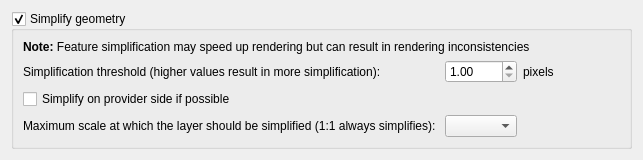
             <widget class="QWidget" name="scrollAreaWidgetContents_19">
              <property name="geometry">
               <rect>
                <x>0</x>
                <y>0</y>
                <width>643</width>
                <height>144</height>
               </rect>
              </property>
              <layout class="QVBoxLayout" name="verticalLayout_32">
               <item>
                <widget class="QGroupBox" name="mSimplifyDrawingGroupBox">
                 <property name="title">
                  <string>Simplify geometry</string>
                 </property>
                 <property name="checkable">
                  <bool>true</bool>
                 </property>
                 <layout class="QGridLayout" name="_12">
                  <item row="0" column="1" colspan="4">
                   <widget class="QLabel" name="label_59">
                    <property name="text">
                     <string>&lt;b&gt;Note:&lt;/b&gt; Feature simplification may speed up rendering but can result in rendering inconsistencies</string>
                    </property>
                   </widget>
                  </item>
                  <item row="1" column="1">
                   <widget class="QLabel" name="label_56">
                    <property name="text">
                     <string>Simplification threshold (higher values result in more simplification): </string>
                    </property>
                    <property name="margin">
                     <number>2</number>
                    </property>
                   </widget>
                  </item>
                  <item row="1" column="2">
                   <widget class="QDoubleSpinBox" name="mSimplifyDrawingSpinBox">
                    <property name="toolTip">
                     <string>Higher values result in more simplification</string>
                    </property>
                    <property name="decimals">
                     <number>2</number>
                    </property>
                    <property name="minimum">
                     <double>1.000000000000000</double>
                    </property>
                    <property name="maximum">
                     <double>5.000000000000000</double>
                    </property>
                    <property name="singleStep">
                     <double>0.200000000000000</double>
                    </property>
                    <property name="value">
                     <double>1.000000000000000</double>
                    </property>
                   </widget>
                  </item>
                  <item row="1" column="3">
                   <widget class="QLabel" name="mSimplifyDrawingPx">
                    <property name="text">
                     <string>pixels</string>
                    </property>
                    <property name="margin">
                     <number>2</number>
                    </property>
                   </widget>
                  </item>
                  <item row="1" column="4">
                   <spacer name="horizontalSpacer_40">
                    <property name="orientation">
                     <enum>Qt::Horizontal</enum>
                    </property>
                    <property name="sizeHint" stdset="0">
                     <size>
                      <width>20</width>
                      <height>20</height>
                     </size>
                    </property>
                   </spacer>
                  </item>
                  <item row="2" column="1" colspan="4">
                   <widget class="QCheckBox" name="mSimplifyDrawingAtProvider">
                    <property name="text">
                     <string>Simplify on provider side if possible</string>
                    </property>
                   </widget>
                  </item>
                  <item row="3" column="1">
                   <widget class="QLabel" name="mSimplifyMaxScaleLabel">
                    <property name="text">
                     <string>Maximum scale at which the layer should be simplified (1:1 always simplifies): </string>
                    </property>
                    <property name="margin">
                     <number>2</number>
                    </property>
                   </widget>
                  </item>
                  <item row="3" column="2">
                   <widget class="QgsScaleComboBox" name="mSimplifyMaximumScaleComboBox">
                    <property name="sizePolicy">
                     <sizepolicy hsizetype="Expanding" vsizetype="Fixed">
                      <horstretch>0</horstretch>
                      <verstretch>0</verstretch>
                     </sizepolicy>
                    </property>
                   </widget>
                  </item>
                 </layout>
                </widget>
               </item>
               <item>
                <spacer name="verticalSpacer_6">
                 <property name="orientation">
                  <enum>Qt::Vertical</enum>
                 </property>
                 <property name="sizeHint" stdset="0">
                  <size>
                   <width>20</width>
                   <height>40</height>
                  </size>
                 </property>
                </spacer>
               </item>
              </layout>
             </widget>
